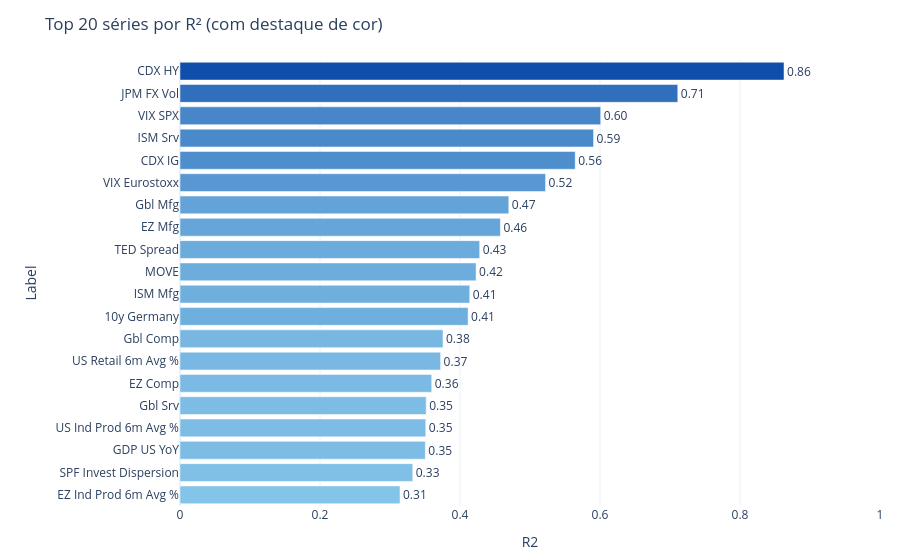

Notebook cell for this chart:
### Markdown cell above
### Quanto da variação de Y é explicada pelas variáveis X do meu modelo?

### Code cell
# Filtrar Top 20 e remover valores inválidos
top_n = 20
df_top_20_regression = regression.sort_values(by='R2', ascending=False).dropna(subset=['Names']).head(top_n)

label_map = {
    "CDX HY BBG": "CDX HY",
    "JPM FX Vol": "JPM FX Vol",
    "VIX SPX": "VIX SPX",
    "ISM Service (ZS)": "ISM Srv",
    "CDX IG BBG": "CDX IG",
    "VIX Eurostoxx": "VIX Eurostoxx",
    "Global PMI Manufacturing (ZS)": "Gbl Mfg",
    "Eurozone Manufacturing PMI SA (ZS)": "EZ Mfg",
    "Ted Spread Europe (%)": "TED Spread",
    "MOVE": "MOVE",
    "ISM Manufacturing (ZS)": "ISM Mfg",
    "10y Real Note Germany (%)": "10y Germany",
    "Global PMI Composite (ZS)": "Gbl Comp",
    "US Retail Sales SA (6m %ave chg)": "US Retail 6m Avg %",
    "Eurozone Composite PMI SA (ZS)": "EZ Comp",
    "Global PMI Service (ZS)": "Gbl Srv",
    "US Industrial Production SA (6m %ave chg)": "US Ind Prod 6m Avg %",
    "GDP US Chained 2012 Dollars YoY SA (%)": "GDP US YoY",
    "Fed SPF Residential Investment 1y (Dispersion P75 - P25) (%)": "SPF Invest Dispersion",
    "Eurostat Industrial Production Eurozone SWDA (6m %ave chg)": "EZ Ind Prod 6m Avg %",
}

df_top_20_regression['Label'] = df_top_20_regression['Names'].map(label_map)

fig = px.bar(
    df_top_20_regression,
    x='R2',
    y='Label',
    orientation='h',
    hover_name='Names',
    text='R2',
    template='plotly_white',
    title='Top 20 séries por R² (com destaque de cor)',
    color='R2',  # define a intensidade de cor com base no R²
    color_continuous_scale=[(0, "#84c4e9"), (1, "#104eab")],  # você pode testar 'Viridis', 'Cividis', 'Plasma', etc.
)
fig.update_traces(texttemplate='%{text:.2f}', textposition='outside')

# Layout refinado
fig.update_layout(
    yaxis=dict(autorange="reversed"),
    xaxis_range=[0, 1],
    margin=dict(t=60, b=40, l=180, r=20),
    coloraxis_showscale=False  # opcional: esconde a barra de escala lateral
)

### Figure 1 — Plotly figure (JSON) as saved in the notebook; plotly's stock layout.template omitted (floating-point values rounded to 4 significant figures)
{"data": [{"hovertemplate": "<b>%{hovertext}</b><br><br>R2=%{marker.color}<br>Label=%{y}<extra></extra>", "hovertext": ["CDX HY BBG", "JPM FX Vol", "VIX SPX", "ISM Service (ZS)", "CDX IG BBG", "VIX Eurostoxx", "Global PMI Manufacturing (ZS)", "Eurozone Manufacturing PMI SA (ZS)", "Ted Spread Europe (%)", "MOVE", "ISM Manufacturing (ZS)", "10y Real Note Germany (%)", "Global PMI Composite (ZS)", "US Retail Sales SA (6m %ave chg)", "Eurozone Composite PMI SA (ZS)", "Global PMI Service (ZS)", "US Industrial Production SA (6m %ave chg)", "GDP US Chained 2012 Dollars YoY SA (%)", "Fed SPF Residential Investment 1y (Dispersion P75 - P25) (%)", "Eurostat Industrial Production Eurozone SWDA (6m %ave chg)"], "legendgroup": "", "marker": {"color": [0.8629, 0.7111, 0.601, 0.5908, 0.5646, 0.5222, 0.4697, 0.4577, 0.4281, 0.423, 0.4139, 0.4116, 0.3757, 0.3723, 0.3596, 0.3517, 0.3511, 0.3505, 0.3325, 0.3143], "coloraxis": "coloraxis", "pattern": {"shape": ""}}, "name": "", "orientation": "h", "showlegend": false, "text": [0.8629, 0.7111, 0.601, 0.5908, 0.5646, 0.5222, 0.4697, 0.4577, 0.4281, 0.423, 0.4139, 0.4116, 0.3757, 0.3723, 0.3596, 0.3517, 0.3511, 0.3505, 0.3325, 0.3143], "textposition": "outside", "texttemplate": "%{text:.2f}", "type": "bar", "x": [0.8629, 0.7111, 0.601, 0.5908, 0.5646, 0.5222, 0.4697, 0.4577, 0.4281, 0.423, 0.4139, 0.4116, 0.3757, 0.3723, 0.3596, 0.3517, 0.3511, 0.3505, 0.3325, 0.3143], "xaxis": "x", "y": ["CDX HY", "JPM FX Vol", "VIX SPX", "ISM Srv", "CDX IG", "VIX Eurostoxx", "Gbl Mfg", "EZ Mfg", "TED Spread", "MOVE", "ISM Mfg", "10y Germany", "Gbl Comp", "US Retail 6m Avg %", "EZ Comp", "Gbl Srv", "US Ind Prod 6m Avg %", "GDP US YoY", "SPF Invest Dispersion", "EZ Ind Prod 6m Avg %"], "yaxis": "y"}], "layout": {"barmode": "relative", "coloraxis": {"colorbar": {"title": {"text": "R2"}}, "colorscale": [[0, "#84c4e9"], [1, "#104eab"]], "showscale": false}, "legend": {"tracegroupgap": 0}, "margin": {"b": 40, "l": 180, "r": 20, "t": 60}, "title": {"text": "Top 20 séries por R² (com destaque de cor)"}, "xaxis": {"anchor": "y", "domain": [0, 1], "range": [0, 1], "title": {"text": "R2"}}, "yaxis": {"anchor": "x", "autorange": "reversed", "domain": [0, 1], "title": {"text": "Label"}}}}
